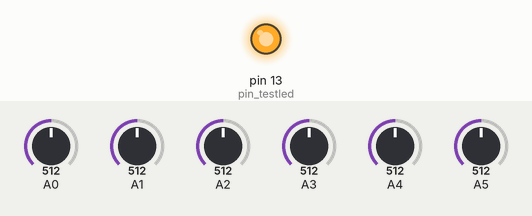
Recording of a sketch running on a simulated Arduino Uno, built with avr-gcc and run on an emulated ATmega328P. On the bench: output pins drawn as LEDs (lit = HIGH). The inputs (shaded band) are chosen by the test bench; at power-on: A0 = 512, A1 = 512, A2 = 512, A3 = 512, A4 = 512, A5 = 512.

Above: at 0.1 s.
Timing chart, 0 to 1.6 s (numbered marks = the images above):
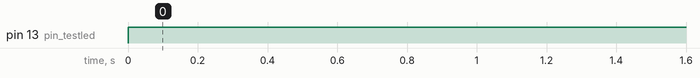

Measured:
- by itself, pin 13 (pin_testled): LOW → HIGH at 0.00 s

The sketch:

microbelios.ino
```cpp
// (licence header left out)
const int elements=6;

// Analog pins
const int sensors [] = {5, 4, 3, 2, 1, 0};

// Digital pins
const int dcs [] = {3, 5, 6, 9, 10, 11};
const int pin_testled = 13;

// Storage
int states [] = {0, 0, 0, 0, 0, 0};
int prev_states [] = {0, 0, 0, 0, 0, 0};

// Parameters
const int decay_factor = 0.2;
const int threshold = 15;

void setup () {
  pinMode (pin_testled, OUTPUT);

  for (int i=0; i<elements; i++) {
      pinMode (dcs [i], OUTPUT);
  }
}

void CalcPelucho (int pelucho, int blow) {
  // Set storage for values "mangling" :)
  int val = map (blow, 0, 1023, 0, 255);

  int state = states [pelucho];
  int delta = val - state;

  // Assign state
  prev_states [pelucho] = states [pelucho];


  if (pelucho>0) {
    int peluchoLeft = states [pelucho-1];
    if (peluchoLeft>threshold) {
      // This one's playing...
      if (pelucho>peluchoLeft) {
        states [pelucho-1] = peluchoLeft+(abs (pelucho-peluchoLeft)*0.5);
      }
    } else {
      // This one doesn't have any sound...
      states [pelucho-1] = (states [pelucho]*0.5);
    }
  }


  if (pelucho<elements-1) {
    int peluchoRight = states [pelucho+1];
    if (peluchoRight>threshold) {
      // This one's playing...
      if (pelucho>peluchoRight) {
        states [pelucho+1] = peluchoRight+(abs (pelucho-peluchoRight)*0.5);
      }
    } else {
      // This one doesn't have any sound...
      states [pelucho+1] = (states [pelucho]*0.5);
    }
  }
}

void process () {
  int blow;
  for (int i=0; i<elements; i++) {
    // Read value
    blow = analogRead (sensors [i]);
    CalcPelucho (i, blow);
  }
  for (int i=0; i<elements; i++) {
    // Play state
    analogWrite (dcs [i], states [i]);

    // Decay
    states [i] = int (states [i]*decay_factor);
  }
}

void loop () {
    digitalWrite (pin_testled, 13);
    process ();
}
```
